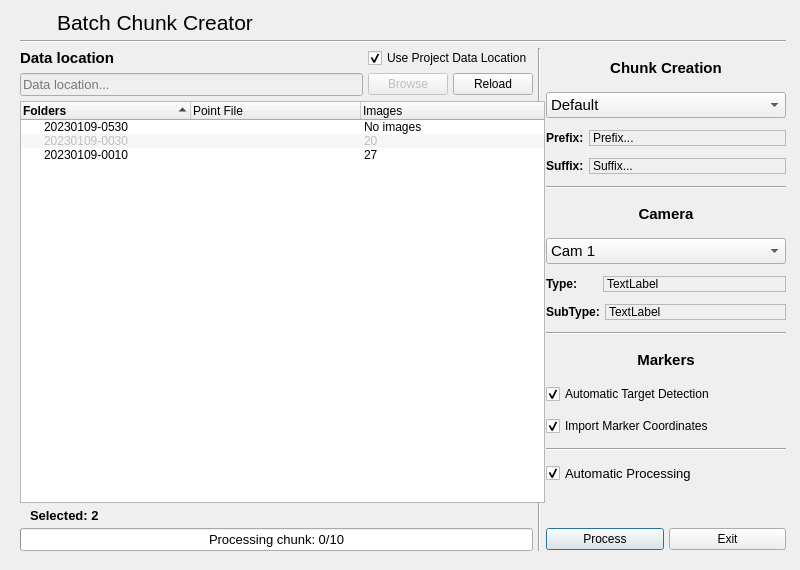
<?xml version="1.0" encoding="UTF-8"?>
<ui version="4.0" connectslotsbyname="false">
 <author>Boris Bilc</author>
 <class>DialogBatchChunk</class>
 <widget class="QDialog" name="DialogBatchChunk">
  <property name="geometry">
   <rect>
    <x>0</x>
    <y>0</y>
    <width>800</width>
    <height>570</height>
   </rect>
  </property>
  <property name="windowTitle">
   <string>Batch Chunk Creator</string>
  </property>
  <property name="windowIcon">
   <iconset resource="qtresources.qrc">
    <normaloff>:/icons/AutoFTG-appicon.png</normaloff>:/icons/AutoFTG-appicon.png</iconset>
  </property>
  <widget class="QWidget" name="verticalLayoutWidget">
   <property name="geometry">
    <rect>
     <x>10</x>
     <y>0</y>
     <width>786</width>
     <height>561</height>
    </rect>
   </property>
   <layout class="QVBoxLayout" name="verticalLayout_2">
    <property name="spacing">
     <number>5</number>
    </property>
    <item>
     <layout class="QHBoxLayout" name="horizontalLayout_9">
      <item>
       <widget class="QLabel" name="label_15">
        <property name="sizePolicy">
         <sizepolicy hsizetype="Maximum" vsizetype="Preferred">
          <horstretch>0</horstretch>
          <verstretch>0</verstretch>
         </sizepolicy>
        </property>
        <property name="maximumSize">
         <size>
          <width>32</width>
          <height>32</height>
         </size>
        </property>
        <property name="pixmap">
         <pixmap resource="qtresources.qrc">:/icons/icons8-apps-tab-50.png</pixmap>
        </property>
        <property name="scaledContents">
         <bool>true</bool>
        </property>
       </widget>
      </item>
      <item>
       <widget class="QLabel" name="label_3">
        <property name="sizePolicy">
         <sizepolicy hsizetype="Preferred" vsizetype="Preferred">
          <horstretch>0</horstretch>
          <verstretch>0</verstretch>
         </sizepolicy>
        </property>
        <property name="font">
         <font>
          <family>Segoe UI</family>
          <pointsize>16</pointsize>
          <weight>50</weight>
          <italic>false</italic>
          <bold>false</bold>
          <underline>false</underline>
         </font>
        </property>
        <property name="text">
         <string notr="true">Batch Chunk Creator</string>
        </property>
       </widget>
      </item>
     </layout>
    </item>
    <item>
     <widget class="Line" name="line_4">
      <property name="orientation">
       <enum>Qt::Horizontal</enum>
      </property>
     </widget>
    </item>
    <item>
     <layout class="QGridLayout" name="gridLayout">
      <item row="0" column="0">
       <layout class="QHBoxLayout" name="horizontalLayout_2">
        <item>
         <widget class="QLabel" name="label_2">
          <property name="sizePolicy">
           <sizepolicy hsizetype="Preferred" vsizetype="Maximum">
            <horstretch>0</horstretch>
            <verstretch>0</verstretch>
           </sizepolicy>
          </property>
          <property name="font">
           <font>
            <family>Segoe UI</family>
            <pointsize>11</pointsize>
            <weight>75</weight>
            <bold>true</bold>
           </font>
          </property>
          <property name="text">
           <string notr="true">Data location</string>
          </property>
         </widget>
        </item>
        <item>
         <widget class="QCheckBox" name="checkBox_4">
          <property name="sizePolicy">
           <sizepolicy hsizetype="Maximum" vsizetype="Fixed">
            <horstretch>0</horstretch>
            <verstretch>0</verstretch>
           </sizepolicy>
          </property>
          <property name="statusTip">
           <string notr="true">Disable to set custom location for data. Enable to use project default data location settings.</string>
          </property>
          <property name="text">
           <string notr="true">Use Project Data Location</string>
          </property>
          <property name="icon">
           <iconset resource="qtresources.qrc">
            <normaloff>:/icons/icons8-copy-to-folder-50.png</normaloff>:/icons/icons8-copy-to-folder-50.png</iconset>
          </property>
          <property name="iconSize">
           <size>
            <width>20</width>
            <height>20</height>
           </size>
          </property>
          <property name="checked">
           <bool>true</bool>
          </property>
         </widget>
        </item>
       </layout>
      </item>
      <item row="0" column="2" rowspan="3">
       <layout class="QGridLayout" name="gridLayout_3">
        <item row="3" column="0">
         <layout class="QHBoxLayout" name="horizontalLayout_3">
          <item>
           <widget class="QLabel" name="label_10">
            <property name="sizePolicy">
             <sizepolicy hsizetype="Maximum" vsizetype="Maximum">
              <horstretch>0</horstretch>
              <verstretch>0</verstretch>
             </sizepolicy>
            </property>
            <property name="font">
             <font>
              <family>Segoe UI</family>
              <pointsize>9</pointsize>
              <weight>75</weight>
              <bold>true</bold>
             </font>
            </property>
            <property name="text">
             <string notr="true">Suffix:</string>
            </property>
           </widget>
          </item>
          <item>
           <widget class="QLabel" name="label_7">
            <property name="sizePolicy">
             <sizepolicy hsizetype="Preferred" vsizetype="Maximum">
              <horstretch>0</horstretch>
              <verstretch>0</verstretch>
             </sizepolicy>
            </property>
            <property name="frameShape">
             <enum>QFrame::StyledPanel</enum>
            </property>
            <property name="text">
             <string notr="true">Suffix...</string>
            </property>
            <property name="buddy">
             <cstring>cbChunkSettings</cstring>
            </property>
           </widget>
          </item>
         </layout>
        </item>
        <item row="7" column="0">
         <layout class="QHBoxLayout" name="horizontalLayout_6">
          <item>
           <widget class="QLabel" name="label_9">
            <property name="sizePolicy">
             <sizepolicy hsizetype="Maximum" vsizetype="Maximum">
              <horstretch>0</horstretch>
              <verstretch>0</verstretch>
             </sizepolicy>
            </property>
            <property name="font">
             <font>
              <family>Segoe UI</family>
              <pointsize>9</pointsize>
              <weight>75</weight>
              <bold>true</bold>
             </font>
            </property>
            <property name="frameShape">
             <enum>QFrame::NoFrame</enum>
            </property>
            <property name="text">
             <string notr="true">Type:      </string>
            </property>
           </widget>
          </item>
          <item>
           <widget class="QLabel" name="label_12">
            <property name="sizePolicy">
             <sizepolicy hsizetype="Preferred" vsizetype="Maximum">
              <horstretch>0</horstretch>
              <verstretch>0</verstretch>
             </sizepolicy>
            </property>
            <property name="frameShape">
             <enum>QFrame::StyledPanel</enum>
            </property>
            <property name="text">
             <string notr="true">TextLabel</string>
            </property>
           </widget>
          </item>
         </layout>
        </item>
        <item row="2" column="0">
         <layout class="QHBoxLayout" name="horizontalLayout_5">
          <item>
           <widget class="QLabel" name="label_11">
            <property name="sizePolicy">
             <sizepolicy hsizetype="Maximum" vsizetype="Maximum">
              <horstretch>0</horstretch>
              <verstretch>0</verstretch>
             </sizepolicy>
            </property>
            <property name="font">
             <font>
              <family>Segoe UI</family>
              <pointsize>9</pointsize>
              <weight>75</weight>
              <bold>true</bold>
             </font>
            </property>
            <property name="text">
             <string notr="true">Prefix:</string>
            </property>
           </widget>
          </item>
          <item>
           <widget class="QLabel" name="label_6">
            <property name="sizePolicy">
             <sizepolicy hsizetype="Preferred" vsizetype="Maximum">
              <horstretch>0</horstretch>
              <verstretch>0</verstretch>
             </sizepolicy>
            </property>
            <property name="frameShape">
             <enum>QFrame::StyledPanel</enum>
            </property>
            <property name="text">
             <string notr="true">Prefix...</string>
            </property>
            <property name="buddy">
             <cstring>cbChunkSettings</cstring>
            </property>
           </widget>
          </item>
         </layout>
        </item>
        <item row="6" column="0">
         <widget class="QComboBox" name="comboBox_2">
          <property name="sizePolicy">
           <sizepolicy hsizetype="Preferred" vsizetype="Maximum">
            <horstretch>0</horstretch>
            <verstretch>0</verstretch>
           </sizepolicy>
          </property>
          <property name="font">
           <font>
            <family>Segoe UI</family>
            <pointsize>11</pointsize>
           </font>
          </property>
          <property name="cursor">
           <cursorShape>PointingHandCursor</cursorShape>
          </property>
          <property name="statusTip">
           <string notr="true">Choose camera settings to be applied when creating new chunk...</string>
          </property>
          <property name="iconSize">
           <size>
            <width>20</width>
            <height>20</height>
           </size>
          </property>
          <item>
           <property name="text">
            <string notr="true">Cam 1</string>
           </property>
           <property name="icon">
            <iconset resource="qtresources.qrc">
             <normaloff>:/icons/icons8-full-page-view-50.png</normaloff>:/icons/icons8-full-page-view-50.png</iconset>
           </property>
          </item>
          <item>
           <property name="text">
            <string notr="true">Cam 2</string>
           </property>
           <property name="icon">
            <iconset resource="qtresources.qrc">
             <normaloff>:/icons/icons8-video-wall-50.png</normaloff>:/icons/icons8-video-wall-50.png</iconset>
           </property>
          </item>
          <item>
           <property name="text">
            <string notr="true">Cam 3</string>
           </property>
           <property name="icon">
            <iconset resource="qtresources.qrc">
             <normaloff>:/icons/icons8-live-photos-96.png</normaloff>:/icons/icons8-live-photos-96.png</iconset>
           </property>
          </item>
          <item>
           <property name="text">
            <string notr="true">Cam 4</string>
           </property>
           <property name="icon">
            <iconset resource="qtresources.qrc">
             <normaloff>:/icons/icons8-aperture-50.png</normaloff>:/icons/icons8-aperture-50.png</iconset>
           </property>
          </item>
          <item>
           <property name="text">
            <string notr="true">Cam 5</string>
           </property>
           <property name="icon">
            <iconset resource="qtresources.qrc">
             <normaloff>:/icons/icons8-video-stabilization-50.png</normaloff>:/icons/icons8-video-stabilization-50.png</iconset>
           </property>
          </item>
          <item>
           <property name="text">
            <string notr="true">Cam 6</string>
           </property>
           <property name="icon">
            <iconset resource="qtresources.qrc">
             <normaloff>:/icons/icons8-quadcopter-50.png</normaloff>:/icons/icons8-quadcopter-50.png</iconset>
           </property>
          </item>
         </widget>
        </item>
        <item row="12" column="0">
         <widget class="QCheckBox" name="checkBox">
          <property name="sizePolicy">
           <sizepolicy hsizetype="Preferred" vsizetype="Maximum">
            <horstretch>0</horstretch>
            <verstretch>0</verstretch>
           </sizepolicy>
          </property>
          <property name="font">
           <font>
            <family>Segoe UI</family>
            <pointsize>9</pointsize>
           </font>
          </property>
          <property name="cursor">
           <cursorShape>PointingHandCursor</cursorShape>
          </property>
          <property name="toolTip">
           <string notr="true">&lt;html&gt;&lt;head/&gt;&lt;body&gt;&lt;p&gt;&lt;span style=&quot; font-weight:600;&quot;&gt;Enabled:&lt;/span&gt; Marker coordinates will be imported after target detection. &lt;span style=&quot; font-weight:600;&quot;&gt;*&lt;/span&gt;&lt;/p&gt;&lt;p&gt;&lt;span style=&quot; font-weight:600;&quot;&gt;Disabled:&lt;/span&gt; Coordinates are not imported. User must manually import coordinates.&lt;/p&gt;&lt;p&gt;&lt;span style=&quot; font-weight:600;&quot;&gt;*&lt;/span&gt; Automatic importing of marker coordinates only works if point file name is the same as it's parent folder name, and contains a header with metadata. Point coordinates should start at row #7.&lt;/p&gt;&lt;/body&gt;&lt;/html&gt;</string>
          </property>
          <property name="text">
           <string notr="true">Import Marker Coordinates</string>
          </property>
          <property name="icon">
           <iconset resource="qtresources.qrc">
            <normaloff>:/icons/icons8-map-marker-50.png</normaloff>:/icons/icons8-map-marker-50.png</iconset>
          </property>
          <property name="iconSize">
           <size>
            <width>20</width>
            <height>20</height>
           </size>
          </property>
          <property name="checked">
           <bool>true</bool>
          </property>
         </widget>
        </item>
        <item row="11" column="0">
         <widget class="QCheckBox" name="checkBox_2">
          <property name="sizePolicy">
           <sizepolicy hsizetype="Preferred" vsizetype="Maximum">
            <horstretch>0</horstretch>
            <verstretch>0</verstretch>
           </sizepolicy>
          </property>
          <property name="font">
           <font>
            <family>Segoe UI</family>
            <pointsize>9</pointsize>
           </font>
          </property>
          <property name="cursor">
           <cursorShape>PointingHandCursor</cursorShape>
          </property>
          <property name="toolTip">
           <string notr="true">&lt;html&gt;&lt;head/&gt;&lt;body&gt;&lt;p&gt;Enable automatic target detection when new chunk is created...&lt;/p&gt;&lt;/body&gt;&lt;/html&gt;</string>
          </property>
          <property name="text">
           <string notr="true">Automatic Target Detection</string>
          </property>
          <property name="icon">
           <iconset resource="qtresources.qrc">
            <normaloff>:/icons/icons8-my-location-50.png</normaloff>:/icons/icons8-my-location-50.png</iconset>
          </property>
          <property name="iconSize">
           <size>
            <width>20</width>
            <height>20</height>
           </size>
          </property>
          <property name="checked">
           <bool>true</bool>
          </property>
         </widget>
        </item>
        <item row="1" column="0">
         <widget class="QComboBox" name="cbChunkSettings">
          <property name="sizePolicy">
           <sizepolicy hsizetype="Preferred" vsizetype="Maximum">
            <horstretch>0</horstretch>
            <verstretch>0</verstretch>
           </sizepolicy>
          </property>
          <property name="font">
           <font>
            <family>Segoe UI</family>
            <pointsize>11</pointsize>
           </font>
          </property>
          <property name="cursor">
           <cursorShape>PointingHandCursor</cursorShape>
          </property>
          <property name="statusTip">
           <string notr="true">Choose settings used for chunk creation...</string>
          </property>
          <property name="iconSize">
           <size>
            <width>20</width>
            <height>20</height>
           </size>
          </property>
          <item>
           <property name="text">
            <string notr="true">Default</string>
           </property>
           <property name="icon">
            <iconset resource="qtresources.qrc">
             <normaloff>:/icons/icons8-add-tab-50.png</normaloff>:/icons/icons8-add-tab-50.png</iconset>
           </property>
          </item>
          <item>
           <property name="text">
            <string notr="true">KALOTA</string>
           </property>
           <property name="icon">
            <iconset resource="qtresources.qrc">
             <normaloff>:/icons/kalota_m.png</normaloff>:/icons/kalota_m.png</iconset>
           </property>
          </item>
          <item>
           <property name="text">
            <string notr="true">STOPNICA - IZKOP</string>
           </property>
           <property name="icon">
            <iconset resource="qtresources.qrc">
             <normaloff>:/icons/stopnca_o.png</normaloff>:/icons/stopnca_o.png</iconset>
           </property>
          </item>
          <item>
           <property name="text">
            <string notr="true">STOPNICA - B.BET.</string>
           </property>
           <property name="icon">
            <iconset resource="qtresources.qrc">
             <normaloff>:/icons/stopnca_s.png</normaloff>:/icons/stopnca_s.png</iconset>
           </property>
          </item>
         </widget>
        </item>
        <item row="5" column="0">
         <widget class="QLabel" name="label_4">
          <property name="sizePolicy">
           <sizepolicy hsizetype="Fixed" vsizetype="Maximum">
            <horstretch>0</horstretch>
            <verstretch>0</verstretch>
           </sizepolicy>
          </property>
          <property name="minimumSize">
           <size>
            <width>240</width>
            <height>0</height>
           </size>
          </property>
          <property name="maximumSize">
           <size>
            <width>240</width>
            <height>25</height>
           </size>
          </property>
          <property name="font">
           <font>
            <family>Segoe UI</family>
            <pointsize>11</pointsize>
            <weight>75</weight>
            <bold>true</bold>
           </font>
          </property>
          <property name="text">
           <string notr="true">Camera</string>
          </property>
          <property name="alignment">
           <set>Qt::AlignCenter</set>
          </property>
         </widget>
        </item>
        <item row="4" column="0">
         <widget class="Line" name="line_6">
          <property name="orientation">
           <enum>Qt::Horizontal</enum>
          </property>
         </widget>
        </item>
        <item row="14" column="0">
         <widget class="QCheckBox" name="checkBox_3">
          <property name="font">
           <font>
            <family>Segoe UI</family>
            <pointsize>10</pointsize>
           </font>
          </property>
          <property name="cursor">
           <cursorShape>PointingHandCursor</cursorShape>
          </property>
          <property name="toolTip">
           <string notr="true">&lt;html&gt;&lt;head/&gt;&lt;body&gt;&lt;p&gt;&lt;span style=&quot; font-weight:600;&quot;&gt;Enabled:&lt;/span&gt; Automatic chunk creation with predefined settings&lt;/p&gt;&lt;p&gt;&lt;span style=&quot; font-weight:600;&quot;&gt;Disabled:&lt;/span&gt; Manual confirmation of intermediate steps&lt;/p&gt;&lt;/body&gt;&lt;/html&gt;</string>
          </property>
          <property name="text">
           <string notr="true">Automatic Processing</string>
          </property>
          <property name="icon">
           <iconset resource="qtresources.qrc">
            <normaloff>:/icons/icons8-in-progress-96.png</normaloff>:/icons/icons8-in-progress-96.png</iconset>
          </property>
          <property name="iconSize">
           <size>
            <width>20</width>
            <height>20</height>
           </size>
          </property>
          <property name="checkable">
           <bool>true</bool>
          </property>
          <property name="checked">
           <bool>true</bool>
          </property>
         </widget>
        </item>
        <item row="10" column="0">
         <widget class="QLabel" name="label_5">
          <property name="sizePolicy">
           <sizepolicy hsizetype="Fixed" vsizetype="Maximum">
            <horstretch>0</horstretch>
            <verstretch>0</verstretch>
           </sizepolicy>
          </property>
          <property name="minimumSize">
           <size>
            <width>240</width>
            <height>0</height>
           </size>
          </property>
          <property name="maximumSize">
           <size>
            <width>240</width>
            <height>25</height>
           </size>
          </property>
          <property name="font">
           <font>
            <family>Segoe UI</family>
            <pointsize>11</pointsize>
            <weight>75</weight>
            <bold>true</bold>
           </font>
          </property>
          <property name="text">
           <string notr="true">Markers</string>
          </property>
          <property name="alignment">
           <set>Qt::AlignCenter</set>
          </property>
         </widget>
        </item>
        <item row="8" column="0">
         <layout class="QHBoxLayout" name="horizontalLayout_7">
          <item>
           <widget class="QLabel" name="label_13">
            <property name="sizePolicy">
             <sizepolicy hsizetype="Maximum" vsizetype="Maximum">
              <horstretch>0</horstretch>
              <verstretch>0</verstretch>
             </sizepolicy>
            </property>
            <property name="font">
             <font>
              <family>Segoe UI</family>
              <pointsize>9</pointsize>
              <weight>75</weight>
              <bold>true</bold>
             </font>
            </property>
            <property name="text">
             <string notr="true">SubType:</string>
            </property>
           </widget>
          </item>
          <item>
           <widget class="QLabel" name="label_14">
            <property name="sizePolicy">
             <sizepolicy hsizetype="Preferred" vsizetype="Maximum">
              <horstretch>0</horstretch>
              <verstretch>0</verstretch>
             </sizepolicy>
            </property>
            <property name="frameShape">
             <enum>QFrame::StyledPanel</enum>
            </property>
            <property name="text">
             <string notr="true">TextLabel</string>
            </property>
           </widget>
          </item>
         </layout>
        </item>
        <item row="0" column="0">
         <widget class="QLabel" name="label">
          <property name="sizePolicy">
           <sizepolicy hsizetype="Fixed" vsizetype="Maximum">
            <horstretch>0</horstretch>
            <verstretch>0</verstretch>
           </sizepolicy>
          </property>
          <property name="minimumSize">
           <size>
            <width>240</width>
            <height>0</height>
           </size>
          </property>
          <property name="maximumSize">
           <size>
            <width>240</width>
            <height>25</height>
           </size>
          </property>
          <property name="font">
           <font>
            <family>Segoe UI</family>
            <pointsize>11</pointsize>
            <weight>75</weight>
            <bold>true</bold>
           </font>
          </property>
          <property name="text">
           <string notr="true">Chunk Creation</string>
          </property>
          <property name="alignment">
           <set>Qt::AlignCenter</set>
          </property>
         </widget>
        </item>
        <item row="9" column="0">
         <widget class="Line" name="line">
          <property name="orientation">
           <enum>Qt::Horizontal</enum>
          </property>
         </widget>
        </item>
        <item row="13" column="0">
         <widget class="Line" name="line_3">
          <property name="orientation">
           <enum>Qt::Horizontal</enum>
          </property>
         </widget>
        </item>
       </layout>
      </item>
      <item row="0" column="1" rowspan="5">
       <widget class="Line" name="line_5">
        <property name="orientation">
         <enum>Qt::Vertical</enum>
        </property>
       </widget>
      </item>
      <item row="4" column="2">
       <layout class="QHBoxLayout" name="horizontalLayout_4">
        <item>
         <widget class="QPushButton" name="pushButton_3">
          <property name="cursor">
           <cursorShape>PointingHandCursor</cursorShape>
          </property>
          <property name="toolTip">
           <string notr="true">Press [Ctrl+P] to start processing</string>
          </property>
          <property name="statusTip">
           <string notr="true">Process selected folders, and create new chunks...</string>
          </property>
          <property name="text">
           <string notr="true">Process</string>
          </property>
          <property name="icon">
           <iconset resource="qtresources.qrc">
            <normaloff>:/icons/icons8-synchronize-50.png</normaloff>:/icons/icons8-synchronize-50.png</iconset>
          </property>
          <property name="iconSize">
           <size>
            <width>24</width>
            <height>24</height>
           </size>
          </property>
          <property name="shortcut">
           <string notr="true">P</string>
          </property>
          <property name="checked">
           <bool>false</bool>
          </property>
          <property name="default">
           <bool>false</bool>
          </property>
         </widget>
        </item>
        <item>
         <widget class="QPushButton" name="pushButton_2">
          <property name="statusTip">
           <string notr="true">Exit chunk creator...</string>
          </property>
          <property name="text">
           <string notr="true">Exit</string>
          </property>
          <property name="icon">
           <iconset resource="qtresources.qrc">
            <normaloff>:/icons/icons8-enter-50.png</normaloff>:/icons/icons8-enter-50.png</iconset>
          </property>
          <property name="iconSize">
           <size>
            <width>24</width>
            <height>24</height>
           </size>
          </property>
          <property name="shortcut">
           <string notr="true">X</string>
          </property>
         </widget>
        </item>
       </layout>
      </item>
      <item row="2" column="0">
       <widget class="QTreeWidget" name="treeWidget">
        <property name="sizePolicy">
         <sizepolicy hsizetype="Fixed" vsizetype="Expanding">
          <horstretch>0</horstretch>
          <verstretch>0</verstretch>
         </sizepolicy>
        </property>
        <property name="minimumSize">
         <size>
          <width>525</width>
          <height>0</height>
         </size>
        </property>
        <property name="maximumSize">
         <size>
          <width>525</width>
          <height>16777215</height>
         </size>
        </property>
        <property name="autoScrollMargin">
         <number>20</number>
        </property>
        <property name="editTriggers">
         <set>QAbstractItemView::DoubleClicked|QAbstractItemView::EditKeyPressed|QAbstractItemView::SelectedClicked</set>
        </property>
        <property name="tabKeyNavigation">
         <bool>true</bool>
        </property>
        <property name="showDropIndicator" stdset="0">
         <bool>false</bool>
        </property>
        <property name="alternatingRowColors">
         <bool>true</bool>
        </property>
        <property name="selectionMode">
         <enum>QAbstractItemView::MultiSelection</enum>
        </property>
        <property name="selectionBehavior">
         <enum>QAbstractItemView::SelectItems</enum>
        </property>
        <property name="iconSize">
         <size>
          <width>20</width>
          <height>20</height>
         </size>
        </property>
        <property name="uniformRowHeights">
         <bool>true</bool>
        </property>
        <property name="sortingEnabled">
         <bool>true</bool>
        </property>
        <property name="allColumnsShowFocus">
         <bool>true</bool>
        </property>
        <attribute name="headerVisible">
         <bool>true</bool>
        </attribute>
        <attribute name="headerDefaultSectionSize">
         <number>170</number>
        </attribute>
        <column>
         <property name="text">
          <string notr="true">Folders</string>
         </property>
         <property name="font">
          <font>
           <weight>75</weight>
           <bold>true</bold>
          </font>
         </property>
         <property name="icon">
          <iconset resource="qtresources.qrc">
           <normaloff>:/icons/icons8-folder-tree-50.png</normaloff>:/icons/icons8-folder-tree-50.png</iconset>
         </property>
        </column>
        <column>
         <property name="text">
          <string notr="true">Point File</string>
         </property>
        </column>
        <column>
         <property name="text">
          <string notr="true">Images</string>
         </property>
        </column>
        <item>
         <property name="text">
          <string notr="true">20230109-0530</string>
         </property>
         <property name="icon">
          <iconset resource="qtresources.qrc">
           <normaloff>:/icons/icons8-folder-50.png</normaloff>:/icons/icons8-folder-50.png</iconset>
         </property>
         <property name="text">
          <string/>
         </property>
         <property name="icon">
          <iconset resource="qtresources.qrc">
           <normaloff>:/icons/icons8-done-50.png</normaloff>:/icons/icons8-done-50.png</iconset>
         </property>
         <property name="text">
          <string notr="true">No images</string>
         </property>
         <property name="icon">
          <iconset resource="qtresources.qrc">
           <normaloff>:/icons/icons8-no-camera-96.png</normaloff>:/icons/icons8-no-camera-96.png</iconset>
         </property>
         <property name="flags">
          <set>ItemIsSelectable|ItemIsEnabled</set>
         </property>
        </item>
        <item>
         <property name="text">
          <string notr="true">20230109-0030</string>
         </property>
         <property name="font">
          <font>
           <family>Segoe UI</family>
          </font>
         </property>
         <property name="icon">
          <iconset resource="qtresources.qrc">
           <normaloff>:/icons/icons8-folder-50.png</normaloff>:/icons/icons8-folder-50.png</iconset>
         </property>
         <property name="text">
          <string/>
         </property>
         <property name="icon">
          <iconset resource="qtresources.qrc">
           <normaloff>:/icons/icons8-close-50.png</normaloff>:/icons/icons8-close-50.png</iconset>
         </property>
         <property name="text">
          <string notr="true">20</string>
         </property>
         <property name="icon">
          <iconset resource="qtresources.qrc">
           <normaloff>:/icons/icons8-add-camera-50.png</normaloff>:/icons/icons8-add-camera-50.png</iconset>
         </property>
         <property name="flags">
          <set>NoItemFlags</set>
         </property>
        </item>
        <item>
         <property name="text">
          <string notr="true">20230109-0010</string>
         </property>
         <property name="font">
          <font>
           <family>Segoe UI</family>
           <pointsize>9</pointsize>
          </font>
         </property>
         <property name="icon">
          <iconset resource="qtresources.qrc">
           <normaloff>:/icons/icons8-folder-50.png</normaloff>:/icons/icons8-folder-50.png</iconset>
         </property>
         <property name="text">
          <string/>
         </property>
         <property name="icon">
          <iconset resource="qtresources.qrc">
           <normaloff>:/icons/icons8-done-50.png</normaloff>:/icons/icons8-done-50.png</iconset>
         </property>
         <property name="text">
          <string notr="true">27</string>
         </property>
         <property name="icon">
          <iconset resource="qtresources.qrc">
           <normaloff>:/icons/icons8-add-camera-50.png</normaloff>:/icons/icons8-add-camera-50.png</iconset>
         </property>
         <property name="flags">
          <set>ItemIsSelectable|ItemIsEnabled</set>
         </property>
        </item>
       </widget>
      </item>
      <item row="1" column="0">
       <layout class="QHBoxLayout" name="horizontalLayout">
        <property name="spacing">
         <number>5</number>
        </property>
        <item>
         <widget class="QLineEdit" name="lineEdit">
          <property name="enabled">
           <bool>false</bool>
          </property>
          <property name="sizePolicy">
           <sizepolicy hsizetype="Preferred" vsizetype="Fixed">
            <horstretch>0</horstretch>
            <verstretch>0</verstretch>
           </sizepolicy>
          </property>
          <property name="font">
           <font>
            <family>Segoe UI</family>
            <pointsize>10</pointsize>
           </font>
          </property>
          <property name="statusTip">
           <string notr="true">Path to main folder with data sub-folders...</string>
          </property>
          <property name="whatsThis">
           <string notr="true">Path to main folder with data sub-folders...</string>
          </property>
          <property name="placeholderText">
           <string notr="true">Data location...</string>
          </property>
         </widget>
        </item>
        <item>
         <widget class="QPushButton" name="pushButton">
          <property name="enabled">
           <bool>false</bool>
          </property>
          <property name="sizePolicy">
           <sizepolicy hsizetype="Maximum" vsizetype="Fixed">
            <horstretch>0</horstretch>
            <verstretch>0</verstretch>
           </sizepolicy>
          </property>
          <property name="cursor">
           <cursorShape>PointingHandCursor</cursorShape>
          </property>
          <property name="statusTip">
           <string notr="true">Data location (root folder with sub-folders containing data)</string>
          </property>
          <property name="text">
           <string notr="true">Browse</string>
          </property>
          <property name="icon">
           <iconset resource="qtresources.qrc">
            <normaloff>:/icons/icons8-loading-96.png</normaloff>:/icons/icons8-loading-96.png</iconset>
          </property>
          <property name="iconSize">
           <size>
            <width>20</width>
            <height>20</height>
           </size>
          </property>
         </widget>
        </item>
        <item>
         <widget class="QPushButton" name="pushButton_4">
          <property name="sizePolicy">
           <sizepolicy hsizetype="Maximum" vsizetype="Fixed">
            <horstretch>0</horstretch>
            <verstretch>0</verstretch>
           </sizepolicy>
          </property>
          <property name="text">
           <string notr="true">Reload</string>
          </property>
          <property name="icon">
           <iconset resource="qtresources.qrc">
            <normaloff>:/icons/icons8-reset-96.png</normaloff>:/icons/icons8-reset-96.png</iconset>
          </property>
          <property name="iconSize">
           <size>
            <width>20</width>
            <height>20</height>
           </size>
          </property>
         </widget>
        </item>
       </layout>
      </item>
      <item row="3" column="0">
       <widget class="QLabel" name="label_8">
        <property name="font">
         <font>
          <family>Segoe UI</family>
          <pointsize>10</pointsize>
          <weight>75</weight>
          <bold>true</bold>
         </font>
        </property>
        <property name="frameShape">
         <enum>QFrame::NoFrame</enum>
        </property>
        <property name="text">
         <string notr="true">Selected: 2</string>
        </property>
        <property name="indent">
         <number>10</number>
        </property>
       </widget>
      </item>
      <item row="4" column="0">
       <widget class="QProgressBar" name="progressBar">
        <property name="enabled">
         <bool>true</bool>
        </property>
        <property name="sizePolicy">
         <sizepolicy hsizetype="Preferred" vsizetype="Fixed">
          <horstretch>0</horstretch>
          <verstretch>0</verstretch>
         </sizepolicy>
        </property>
        <property name="font">
         <font>
          <family>Segoe UI</family>
          <pointsize>10</pointsize>
         </font>
        </property>
        <property name="minimum">
         <number>0</number>
        </property>
        <property name="maximum">
         <number>10</number>
        </property>
        <property name="value">
         <number>0</number>
        </property>
        <property name="format">
         <string notr="true">Processing chunk: %v/%m</string>
        </property>
       </widget>
      </item>
     </layout>
    </item>
   </layout>
  </widget>
 </widget>
 <layoutdefault spacing="5" margin="10"/>
 <resources>
  <include location="qtresources.qrc"/>
 </resources>
 <connections>
  <connection>
   <sender>checkBox_4</sender>
   <signal>toggled(bool)</signal>
   <receiver>pushButton</receiver>
   <slot>setDisabled(bool)</slot>
   <hints>
    <hint type="sourcelabel">
     <x>364</x>
     <y>68</y>
    </hint>
    <hint type="destinationlabel">
     <x>535</x>
     <y>108</y>
    </hint>
   </hints>
  </connection>
  <connection>
   <sender>checkBox_4</sender>
   <signal>toggled(bool)</signal>
   <receiver>lineEdit</receiver>
   <slot>setDisabled(bool)</slot>
   <hints>
    <hint type="sourcelabel">
     <x>535</x>
     <y>73</y>
    </hint>
    <hint type="destinationlabel">
     <x>264</x>
     <y>96</y>
    </hint>
   </hints>
  </connection>
  <connection>
   <sender>checkBox_2</sender>
   <signal>toggled(bool)</signal>
   <receiver>checkBox</receiver>
   <slot>toggle()</slot>
   <hints>
    <hint type="sourcelabel">
     <x>792</x>
     <y>380</y>
    </hint>
    <hint type="destinationlabel">
     <x>792</x>
     <y>410</y>
    </hint>
   </hints>
  </connection>
  <connection>
   <sender>cbChunkSettings</sender>
   <signal>currentTextChanged(QString)</signal>
   <receiver>lineEdit</receiver>
   <slot>setText(QString)</slot>
   <hints>
    <hint type="sourcelabel">
     <x>792</x>
     <y>106</y>
    </hint>
    <hint type="destinationlabel">
     <x>190</x>
     <y>98</y>
    </hint>
   </hints>
  </connection>
  <connection>
   <sender>lineEdit</sender>
   <signal>textChanged(QString)</signal>
   <receiver>treeWidget</receiver>
   <slot>doItemsLayout()</slot>
   <hints>
    <hint type="sourcelabel">
     <x>118</x>
     <y>101</y>
    </hint>
    <hint type="destinationlabel">
     <x>120</x>
     <y>306</y>
    </hint>
   </hints>
  </connection>
  <connection>
   <sender>treeWidget</sender>
   <signal>itemSelectionChanged()</signal>
   <receiver>label_8</receiver>
   <slot>clear()</slot>
   <hints>
    <hint type="sourcelabel">
     <x>182</x>
     <y>358</y>
    </hint>
    <hint type="destinationlabel">
     <x>174</x>
     <y>476</y>
    </hint>
   </hints>
  </connection>
  <connection>
   <sender>pushButton_2</sender>
   <signal>clicked()</signal>
   <receiver>DialogBatchChunk</receiver>
   <slot>reject()</slot>
   <hints>
    <hint type="sourcelabel">
     <x>712</x>
     <y>487</y>
    </hint>
    <hint type="destinationlabel">
     <x>801</x>
     <y>515</y>
    </hint>
   </hints>
  </connection>
  <connection>
   <sender>pushButton_3</sender>
   <signal>clicked()</signal>
   <receiver>progressBar</receiver>
   <slot>reset()</slot>
   <hints>
    <hint type="sourcelabel">
     <x>641</x>
     <y>490</y>
    </hint>
    <hint type="destinationlabel">
     <x>449</x>
     <y>493</y>
    </hint>
   </hints>
  </connection>
 </connections>
 <designerdata>
  <property name="gridDeltaX">
   <number>10</number>
  </property>
  <property name="gridDeltaY">
   <number>10</number>
  </property>
  <property name="gridSnapX">
   <bool>true</bool>
  </property>
  <property name="gridSnapY">
   <bool>true</bool>
  </property>
  <property name="gridVisible">
   <bool>true</bool>
  </property>
 </designerdata>
</ui>
